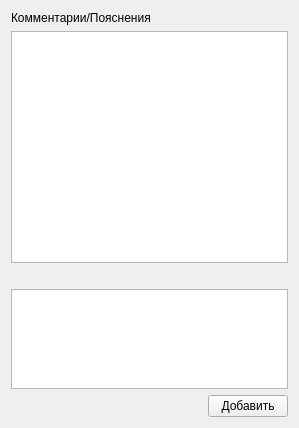
<?xml version="1.0" encoding="UTF-8"?>
<ui version="4.0">
 <class>comments</class>
 <widget class="QWidget" name="comments">
  <property name="geometry">
   <rect>
    <x>0</x>
    <y>0</y>
    <width>299</width>
    <height>428</height>
   </rect>
  </property>
  <property name="windowTitle">
   <string>Form</string>
  </property>
  <layout class="QVBoxLayout" name="verticalLayout">
   <item>
    <widget class="QLabel" name="label">
     <property name="text">
      <string>Комментарии/Пояснения</string>
     </property>
    </widget>
   </item>
   <item>
    <widget class="QListView" name="listView_comm">
     <property name="minimumSize">
      <size>
       <width>200</width>
       <height>200</height>
      </size>
     </property>
    </widget>
   </item>
   <item>
    <spacer name="verticalSpacer">
     <property name="orientation">
      <enum>Qt::Vertical</enum>
     </property>
     <property name="sizeType">
      <enum>QSizePolicy::Fixed</enum>
     </property>
     <property name="sizeHint" stdset="0">
      <size>
       <width>20</width>
       <height>20</height>
      </size>
     </property>
    </spacer>
   </item>
   <item>
    <widget class="QPlainTextEdit" name="plainTextEdit_comments">
     <property name="sizePolicy">
      <sizepolicy hsizetype="Expanding" vsizetype="Fixed">
       <horstretch>0</horstretch>
       <verstretch>0</verstretch>
      </sizepolicy>
     </property>
     <property name="minimumSize">
      <size>
       <width>200</width>
       <height>100</height>
      </size>
     </property>
     <property name="maximumSize">
      <size>
       <width>16777215</width>
       <height>100</height>
      </size>
     </property>
    </widget>
   </item>
   <item>
    <layout class="QHBoxLayout" name="horizontalLayout">
     <item>
      <spacer name="horizontalSpacer">
       <property name="orientation">
        <enum>Qt::Horizontal</enum>
       </property>
       <property name="sizeHint" stdset="0">
        <size>
         <width>40</width>
         <height>20</height>
        </size>
       </property>
      </spacer>
     </item>
     <item>
      <widget class="QPushButton" name="pushButton_add_comm">
       <property name="text">
        <string>Добавить</string>
       </property>
      </widget>
     </item>
    </layout>
   </item>
  </layout>
 </widget>
 <resources/>
 <connections/>
</ui>
